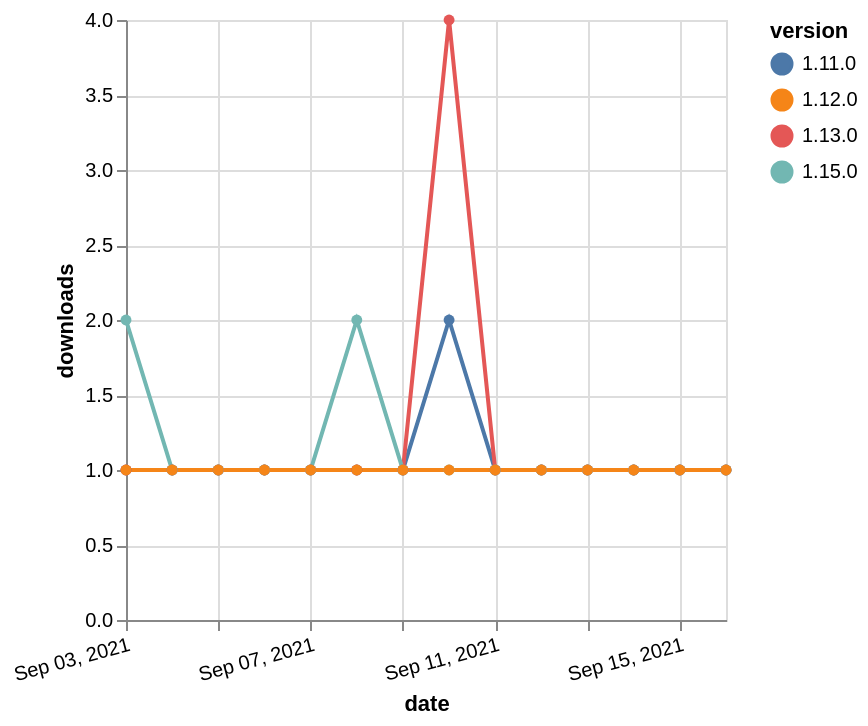

Source (Vega-Lite JSON):
### Vega-Lite specification from a JSON file in a GitHub repository (floating-point values rounded to 4 significant figures)
{"$schema": "https://vega.github.io/schema/vega-lite/v5.json", "description": "A simple bar chart with embedded data.", "data": {"values": [{"date": "2021-09-03", "total": 217, "delta": 1, "version": "1.11.0"}, {"date": "2021-09-04", "total": 218, "delta": 1, "version": "1.11.0"}, {"date": "2021-09-05", "total": 219, "delta": 1, "version": "1.11.0"}, {"date": "2021-09-06", "total": 220, "delta": 1, "version": "1.11.0"}, {"date": "2021-09-07", "total": 221, "delta": 1, "version": "1.11.0"}, {"date": "2021-09-08", "total": 222, "delta": 1, "version": "1.11.0"}, {"date": "2021-09-09", "total": 223, "delta": 1, "version": "1.11.0"}, {"date": "2021-09-10", "total": 225, "delta": 2, "version": "1.11.0"}, {"date": "2021-09-11", "total": 226, "delta": 1, "version": "1.11.0"}, {"date": "2021-09-12", "total": 227, "delta": 1, "version": "1.11.0"}, {"date": "2021-09-13", "total": 228, "delta": 1, "version": "1.11.0"}, {"date": "2021-09-14", "total": 229, "delta": 1, "version": "1.11.0"}, {"date": "2021-09-15", "total": 230, "delta": 1, "version": "1.11.0"}, {"date": "2021-09-16", "total": 231, "delta": 1, "version": "1.11.0"}, {"date": "2021-09-03", "total": 300, "delta": 1, "version": "1.13.0"}, {"date": "2021-09-04", "total": 301, "delta": 1, "version": "1.13.0"}, {"date": "2021-09-05", "total": 302, "delta": 1, "version": "1.13.0"}, {"date": "2021-09-06", "total": 303, "delta": 1, "version": "1.13.0"}, {"date": "2021-09-07", "total": 304, "delta": 1, "version": "1.13.0"}, {"date": "2021-09-08", "total": 305, "delta": 1, "version": "1.13.0"}, {"date": "2021-09-09", "total": 306, "delta": 1, "version": "1.13.0"}, {"date": "2021-09-10", "total": 310, "delta": 4, "version": "1.13.0"}, {"date": "2021-09-11", "total": 311, "delta": 1, "version": "1.13.0"}, {"date": "2021-09-12", "total": 312, "delta": 1, "version": "1.13.0"}, {"date": "2021-09-13", "total": 313, "delta": 1, "version": "1.13.0"}, {"date": "2021-09-14", "total": 314, "delta": 1, "version": "1.13.0"}, {"date": "2021-09-15", "total": 315, "delta": 1, "version": "1.13.0"}, {"date": "2021-09-16", "total": 316, "delta": 1, "version": "1.13.0"}, {"date": "2021-09-03", "total": 111, "delta": 2, "version": "1.15.0"}, {"date": "2021-09-04", "total": 112, "delta": 1, "version": "1.15.0"}, {"date": "2021-09-05", "total": 113, "delta": 1, "version": "1.15.0"}, {"date": "2021-09-06", "total": 114, "delta": 1, "version": "1.15.0"}, {"date": "2021-09-07", "total": 115, "delta": 1, "version": "1.15.0"}, {"date": "2021-09-08", "total": 117, "delta": 2, "version": "1.15.0"}, {"date": "2021-09-09", "total": 118, "delta": 1, "version": "1.15.0"}, {"date": "2021-09-10", "total": 119, "delta": 1, "version": "1.15.0"}, {"date": "2021-09-11", "total": 120, "delta": 1, "version": "1.15.0"}, {"date": "2021-09-12", "total": 121, "delta": 1, "version": "1.15.0"}, {"date": "2021-09-13", "total": 122, "delta": 1, "version": "1.15.0"}, {"date": "2021-09-14", "total": 123, "delta": 1, "version": "1.15.0"}, {"date": "2021-09-15", "total": 124, "delta": 1, "version": "1.15.0"}, {"date": "2021-09-16", "total": 125, "delta": 1, "version": "1.15.0"}, {"date": "2021-09-03", "total": 178, "delta": 1, "version": "1.12.0"}, {"date": "2021-09-04", "total": 179, "delta": 1, "version": "1.12.0"}, {"date": "2021-09-05", "total": 180, "delta": 1, "version": "1.12.0"}, {"date": "2021-09-06", "total": 181, "delta": 1, "version": "1.12.0"}, {"date": "2021-09-07", "total": 182, "delta": 1, "version": "1.12.0"}, {"date": "2021-09-08", "total": 183, "delta": 1, "version": "1.12.0"}, {"date": "2021-09-09", "total": 184, "delta": 1, "version": "1.12.0"}, {"date": "2021-09-10", "total": 185, "delta": 1, "version": "1.12.0"}, {"date": "2021-09-11", "total": 186, "delta": 1, "version": "1.12.0"}, {"date": "2021-09-12", "total": 187, "delta": 1, "version": "1.12.0"}, {"date": "2021-09-13", "total": 188, "delta": 1, "version": "1.12.0"}, {"date": "2021-09-14", "total": 189, "delta": 1, "version": "1.12.0"}, {"date": "2021-09-15", "total": 190, "delta": 1, "version": "1.12.0"}, {"date": "2021-09-16", "total": 191, "delta": 1, "version": "1.12.0"}]}, "width": "container", "mark": {"type": "line", "point": {"filled": true}}, "encoding": {"x": {"field": "date", "type": "temporal", "timeUnit": "yearmonthdate", "title": "date", "axis": {"labelAngle": -15}}, "y": {"field": "delta", "type": "quantitative", "title": "downloads"}, "color": {"field": "version", "type": "nominal"}, "tooltip": {"field": "delta"}}}
